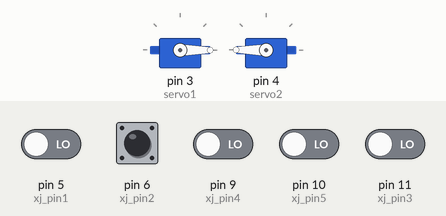
Bench run of a sketch on a simulated Arduino Uno, built with avr-gcc and run on an emulated ATmega328P. Parts: 2 × servo. The test bench sets the inputs (shaded band); at power-on: pin 6 (xj_pin2) HIGH, pin 5 (xj_pin1), pin 9 (xj_pin4), pin 10 (xj_pin5), pin 11 (xj_pin3) LOW.

Above: at 0.1 s.
At 2.7 s:
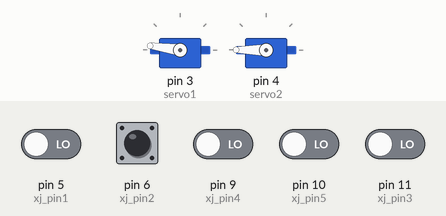
2.8 s: pin 11 (xj_pin3) driven HIGH
At 3.5 s:
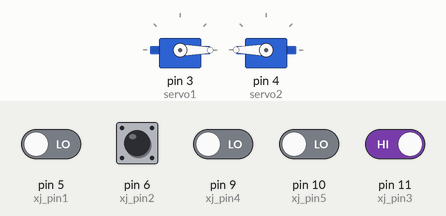
5.8 s: pin 5 (xj_pin1) driven HIGH
Timing chart, 0 to 9.0 s (numbered marks = the images above; inputs shaded):
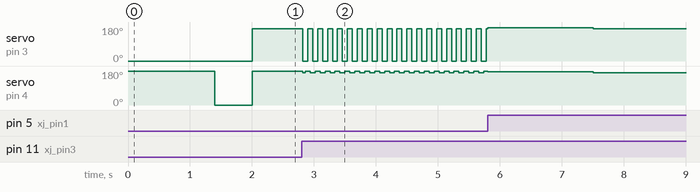

Measured:
- after the input at 2.8 s, servo on pin 3 (servo1): alternates 172° for 0.08 s and 0° for 0.08 s, starting at once; servo on pin 4 (servo2): alternates 180° for 0.08 s and 172° for 0.08 s, starting at once

The sketch:

test3.ino
```cpp
#include <Servo.h>

Servo servo1;
Servo servo2;

int xj_pin1 = 5;
int xj_pin2 = 6;
int xj_pin3 = 11;
int xj_pin4 = 9;
int xj_pin5 = 10;

int xj_val1;
int xj_val2;
int xj_val3;
int xj_val4;
int xj_val5;

void qian()
{
  servo1.write(0);
  servo2.write(180);
}

void qianyp()
{
  servo1.write(172);
  servo2.write(180);
}

void qianzp()
{
  servo1.write(0);
  servo2.write(172);
}

void youz()
{
  servo1.write(180);
  servo2.write(180);
}

void zuoz()
{
  servo1.write(0);
  servo2.write(0);
}

void hou()
{
  servo1.write(180);
  servo2.write(0);
}

void houzp()
{
  servo1.write(172);
  servo2.write(0);
}

void houyp()
{
  servo1.write(180);
  servo2.write(172);
}

void tingzhi()
{
  servo1.write(172);
  servo2.write(172);
}

void banyun_init()
{
  xj_val1=digitalRead(xj_pin1);
  xj_val2=digitalRead(xj_pin2);
  xj_val3=digitalRead(xj_pin3);
  xj_val4=digitalRead(xj_pin4);
  xj_val5=digitalRead(xj_pin5);
}

void chufa()
{
  qian();
  delay(1000);
}

void xj_zhix()
{
  if((xj_val1&xj_val2)|(!xj_val3))
  {
    qian();
  }

  if((!xj_val1)|xj_val3)
  {
    qianyp();
  }

  if((!xj_val2)|xj_val3)
  {
    qianzp();
  }
}

void zuoz_45()
{
  zuoz();
  delay(280);
}

void zuoz_90()
{
  zuoz();
  delay(560);
}

void zuoz_135()
{
  zuoz();
  delay(840);
}

void youz_45()
{
  youz();
  delay(280);
}

void youz_90()
{
  youz();
  delay(560);
}

void youz_135()
{
  youz();
  delay(840);
}

void zhuan_180()
{
  servo1.write(177);
  servo2.write(177);
  delay(1700);
}

void zhongdian()
{
  while(1)
  {
    xj_val1=digitalRead(xj_pin1);
    xj_val2=digitalRead(xj_pin2);
    xj_val3=digitalRead(xj_pin3);
    xj_val4=digitalRead(xj_pin4);
    xj_val5=digitalRead(xj_pin5);

    if(xj_val4|xj_val5)
    {
       xj_zhix();
    }
    else
    {
      qian();
      delay(400);
      break;
    }
  }
/*  if((!xj_val4)&(!xj_val5))
  {
    qian();
    delay(200);
    tingzhi();
  }*/
}

void banyun()
{
    while(1)
  {
    xj_val1=digitalRead(xj_pin1);
    xj_val2=digitalRead(xj_pin2);
    xj_val3=digitalRead(xj_pin3);
    xj_val4=digitalRead(xj_pin4);
    xj_val5=digitalRead(xj_pin5);

    if(xj_val1&xj_val2&xj_val3)
    {
       tingzhi();
       break;
    }
    else
    {
      xj_zhix();
    }
  }
}

void setup()
{
  servo1.attach(3);
  servo2.attach(4);
  pinMode(xj_pin1,INPUT);
  pinMode(xj_pin2,INPUT);
  pinMode(xj_pin3,INPUT);
  pinMode(xj_pin4,INPUT);
  pinMode(xj_pin5,INPUT);

  qian();
  delay(1000);

//  while(xj_val4|xj_val5)
//  {
//    xj_zhix();
//  }
//  qian();
//  delay(200);
  zhongdian();
  zuoz_90();
  banyun();
  zhuan_180();
  tingzhi();
}

void loop()
{
//  banyun_init();
/*  qian();
  delay(1000);
  while(xj_val4|xj_val5)
  {
    xj_zhix();
  }
  qian();
  delay(200);*/


//  xj_zhix();i
//  delay(5000);
//  chufa();
//  xj_zhix();
//  zhongdian();
//  zuoz_90();
//  tingzhi();
//  delay(5000);
//  xj_val1=digitalRead(xj_pin1);
//  xj_val2=digitalRead(xj_pin2);
//  xj_val3=digitalRead(xj_pin3);
//  xj_val4=digitalRead(xj_pin4);
//  xj_val5=digitalRead(xj_pin5);

//  qian();
//  delay(800);
//  while(1)
//  {
//    xj_zhix();
//  }
//  qian();
//  delay(200);
//  qian();
//  qianzp();
//  qianyp();
//  zuoz();
//  youz();
//  hou();
//  houzp();
//  houyp();
//  tingzhi();
/*  if((xj_val1&xj_val2)|(!xj_val3))
  {
    qian();
  }

  if((!xj_val1)|xj_val3)
  {
    qianyp();
  }

  if((!xj_val2)|xj_val3)
  {
    qianzp();
  }*/

}
```
